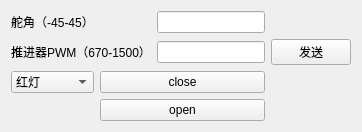
               <widget class="QWidget" name="tab_3">
                <attribute name="title">
                 <string>遥控</string>
                </attribute>
                <layout class="QGridLayout" name="gridLayout_8">
                 <item row="0" column="0">
                  <widget class="QLabel" name="label_19">
                   <property name="text">
                    <string>舵角（-45-45）</string>
                   </property>
                   <property name="alignment">
                    <set>Qt::AlignCenter</set>
                   </property>
                  </widget>
                 </item>
                 <item row="0" column="2">
                  <widget class="QLineEdit" name="RC_rudder_Angle"/>
                 </item>
                 <item row="1" column="0" colspan="2">
                  <widget class="QLabel" name="label_20">
                   <property name="text">
                    <string>推进器PWM（670-1500）</string>
                   </property>
                   <property name="alignment">
                    <set>Qt::AlignCenter</set>
                   </property>
                  </widget>
                 </item>
                 <item row="1" column="2">
                  <widget class="QLineEdit" name="RC_v_PWM"/>
                 </item>
                 <item row="1" column="3">
                  <widget class="QPushButton" name="RC_control_send">
                   <property name="text">
                    <string>发送</string>
                   </property>
                  </widget>
                 </item>
                 <item row="2" column="0">
                  <widget class="QComboBox" name="LEDColor_comboBox">
                   <property name="currentIndex">
                    <number>0</number>
                   </property>
                   <item>
                    <property name="text">
                     <string>红灯</string>
                    </property>
                   </item>
                   <item>
                    <property name="text">
                     <string>黄灯</string>
                    </property>
                   </item>
                   <item>
                    <property name="text">
                     <string>绿灯</string>
                    </property>
                   </item>
                  </widget>
                 </item>
                 <item row="2" column="1" colspan="2">
                  <widget class="QPushButton" name="LED_close">
                   <property name="text">
                    <string>close</string>
                   </property>
                  </widget>
                 </item>
                 <item row="3" column="1" colspan="2">
                  <widget class="QPushButton" name="LED_open">
                   <property name="text">
                    <string>open</string>
                   </property>
                  </widget>
                 </item>
                </layout>
               </widget>
